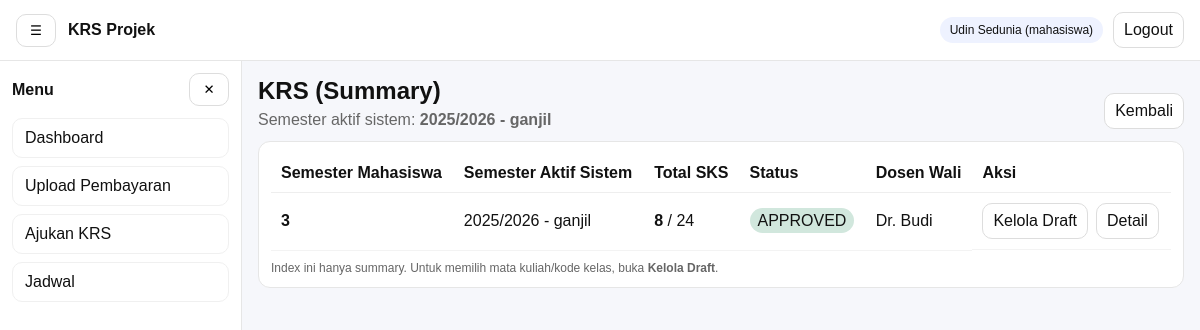
Page /mahasiswa/krs/index.php (signed in) on the committed database.
### tables this page shows
CREATE TABLE `semester` (
  `id` int(11) NOT NULL,
  `nama` varchar(50) NOT NULL,
  `periode` enum('ganjil','genap') NOT NULL DEFAULT 'ganjil',
  `is_active` tinyint(1) NOT NULL DEFAULT 0,
  `created_at` timestamp NOT NULL DEFAULT current_timestamp(),
  `opened_at` datetime DEFAULT NULL,
  `closed_at` datetime DEFAULT NULL
);

CREATE TABLE `mahasiswa` (
  `id` int(11) NOT NULL,
  `user_id` int(11) NOT NULL,
  `npm` varchar(30) NOT NULL,
  `prodi` varchar(120) NOT NULL,
  `semester_aktif` tinyint(3) UNSIGNED NOT NULL DEFAULT 1,
  `angkatan` year(4) NOT NULL,
  `dosen_wali_id` int(11) DEFAULT NULL,
  `no_hp` varchar(30) DEFAULT NULL,
  `alamat` text DEFAULT NULL,
  `created_at` timestamp NOT NULL DEFAULT current_timestamp(),
  `updated_at` timestamp NULL DEFAULT NULL ON UPDATE current_timestamp()
);

CREATE TABLE `krs_draft` (
  `id` int(11) NOT NULL,
  `user_id` int(11) NOT NULL,
  `semester_id` int(11) NOT NULL,
  `semester_ke` tinyint(3) UNSIGNED NOT NULL,
  `kode_kelas_text` text NOT NULL,
  `total_sks` int(11) NOT NULL DEFAULT 0,
  `status` enum('draft','submitted','approved','rejected') NOT NULL DEFAULT 'draft',
  `dosen_wali_id` int(11) DEFAULT NULL,
  `submitted_at` timestamp NULL DEFAULT NULL,
  `created_at` timestamp NOT NULL DEFAULT current_timestamp(),
  `updated_at` timestamp NULL DEFAULT NULL ON UPDATE current_timestamp()
);

CREATE TABLE `users` (
  `id` int(11) NOT NULL,
  `name` varchar(120) NOT NULL,
  `email` varchar(120) NOT NULL,
  `role` enum('admin','mahasiswa','dosen') NOT NULL,
  `password_hash` varchar(255) NOT NULL,
  `created_at` timestamp NOT NULL DEFAULT current_timestamp()
);

### includes/functions.php (called while the page is built, shortened)
<?php
function e(?string $str): string {
  return htmlspecialchars((string)$str, ENT_QUOTES, 'UTF-8');
}
function url(string $path = ''): string {
  $path = ltrim($path, '/');
  return APP_URL . ($path ? '/' . $path : '');
}
function get_active_semester(PDO $pdo): ?array {
  $st = $pdo->query("SELECT id, nama, periode FROM semester WHERE is_active=1 LIMIT 1");
  $row = $st->fetch();
  return $row ?: null;
}

### mahasiswa/krs/index.php (the view, shortened to what this page needs)
<?php
require_once __DIR__ . '/../../includes/db.php';
require_once __DIR__ . '/../../includes/functions.php';
$pdo = db();
$pdo->setAttribute(PDO::ATTR_DEFAULT_FETCH_MODE, PDO::FETCH_ASSOC);
$u = auth_user();
$userId = (int)($u['id'] ?? 0);
function badge_status(string $s): string {
  $s = strtolower($s);
  return match ($s) {
    'draft' => '<span style="padding:4px 8px;border-radius:999px;background:#e8f0fe;">DRAFT</span>',
    'submitted' => '<span style="padding:4px 8px;border-radius:999px;background:#fff3cd;">SUBMITTED</span>',
    'approved' => '<span style="padding:4px 8px;border-radius:999px;background:#d1e7dd;">APPROVED</span>',
    'rejected' => '<span style="padding:4px 8px;border-radius:999px;background:#f8d7da;">REJECTED</span>',
    default => '<span style="padding:4px 8px;border-radius:999px;background:#eee;">'.e($s).'</span>',
  };
}
$active = get_active_semester($pdo);
$semesterId = (int)$active['id'];
$profile = [];
$draft = null;
try {
  $st = $pdo->prepare("
    SELECT
      m.semester_aktif,
      uw.name AS dosen_wali_nama
    FROM mahasiswa m
    LEFT JOIN dosen dw ON dw.id = m.dosen_wali_id
    LEFT JOIN users uw ON uw.id = dw.user_id
    WHERE m.user_id=?
    LIMIT 1
  ");
  $st->execute([$userId]);
  $profile = $st->fetch() ?: [];
  $st = $pdo->prepare("SELECT id, total_sks, status, created_at, submitted_at FROM krs_draft WHERE user_id=? AND semester_id=? LIMIT 1");
  $st->execute([$userId, $semesterId]);
  $draft = $st->fetch() ?: null;
} catch (Throwable $e) {
  if (APP_DEBUG) flash_set('global', 'DB error: '.$e->getMessage(), 'warning');
}
?>
<?php include __DIR__ . '/../../partials/header.php'; ?>
<?php include __DIR__ . '/../../partials/navbar.php'; ?>
<div class="layout">
  <?php include __DIR__ . '/../../partials/sidebar.php'; ?>
  <main class="content">
    <div style="display:flex;justify-content:space-between;gap:10px;flex-wrap:wrap;align-items:end;">
      <div>
        <h2 style="margin:0;">KRS (Summary)</h2>
        <div style="color:#666;margin-top:6px;">
          Semester aktif sistem: <b><?= e($active['nama'].' - '.$active['periode']) ?></b>
        </div>
      </div>
      <a class="btn" href="<?= e(url('mahasiswa/index.php')) ?>">Kembali</a>
    </div>
    <section style="background:#fff;border:1px solid #e6e6e6;border-radius:12px;padding:12px;margin-top:12px;">
      <div style="overflow:auto;">
        <table style="width:100%;border-collapse:collapse;min-width:900px;">
          <thead>
            <tr>
              <th style="text-align:left;border-bottom:1px solid #eee;padding:10px;">Semester Mahasiswa</th>
              <th style="text-align:left;border-bottom:1px solid #eee;padding:10px;">Semester Aktif Sistem</th>
              <th style="text-align:left;border-bottom:1px solid #eee;padding:10px;">Total SKS</th>
              <th style="text-align:left;border-bottom:1px solid #eee;padding:10px;">Status</th>
              <th style="text-align:left;border-bottom:1px solid #eee;padding:10px;">Dosen Wali</th>
              <th style="text-align:left;border-bottom:1px solid #eee;padding:10px;">Aksi</th>
            </tr>
          </thead>
          <tbody>
            <tr>
              <td style="padding:10px;border-bottom:1px solid #f3f3f3;"><b><?= (int)($profile['semester_aktif'] ?? 0) ?></b></td>
              <td style="padding:10px;border-bottom:1px solid #f3f3f3;"><?= e($active['nama'].' - '.$active['periode']) ?></td>
              <td style="padding:10px;border-bottom:1px solid #f3f3f3;"><b><?= (int)($draft['total_sks'] ?? 0) ?></b> / 24</td>
              <td style="padding:10px;border-bottom:1px solid #f3f3f3;"><?= $draft ? badge_status((string)$draft['status']) : '<span style="color:#666;">-</span>' ?></td>
              <td style="padding:10px;border-bottom:1px solid #f3f3f3;"><?= e((string)($profile['dosen_wali_nama'] ?? '-')) ?></td>
              <td style="padding:10px;border-bottom:1px solid #f3f3f3;display:flex;gap:8px;flex-wrap:wrap;">
                <a class="btn" href="<?= e(url('mahasiswa/krs/add.php')) ?>">Kelola Draft</a>
                <a class="btn" href="<?= e(url('mahasiswa/krs/detail.php')) ?>">Detail</a>
              </td>
            </tr>
          </tbody>
        </table>
      </div>
      <div style="color:#666;font-size:12px;margin-top:10px;">
        Index ini hanya summary. Untuk memilih mata kuliah/kode kelas, buka <b>Kelola Draft</b>.
      </div>
    </section>
  </main>
</div>
<?php include __DIR__ . '/../../partials/footer.php'; ?>

### assets/css/style.css (style rules this page uses)
* { box-sizing: border-box; }
body { margin: 0; font-family: Arial, sans-serif; background:#f6f7fb; color:#111; }
a { text-decoration: none; color: inherit; }
.btn, .btn-icon { border:1px solid #ddd; background:#fff; border-radius:10px; padding:8px 10px; cursor:pointer; }
.layout { display:flex; min-height: calc(100vh - 56px); }
.content { flex:1; padding: 16px; }

### rows in the picture
semester: nama+periode "2025/2026 - ganjil"
mahasiswa: semester_aktif "3", users.name "Dr. Budi"
krs_draft: total_sks "8", status "APPROVED"

### other values in the picture
APP_NAME "KRS Projek"
$u['name'] "Udin Sedunia"
$u['role'] "mahasiswa"
$it['label'] "Dashboard"
$it['label'] "Upload Pembayaran"
$it['label'] "Ajukan KRS"
$it['label'] "Jadwal"
